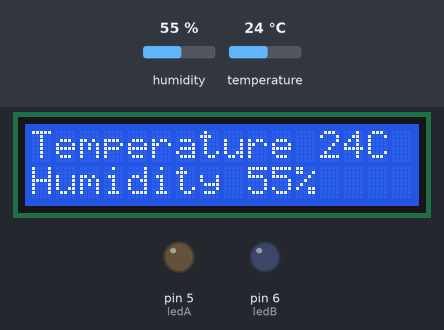
A sketch run on a simulated Arduino Uno, built with avr-gcc and run on an emulated ATmega328P. On the bench: 16×2 character LCD, output pins drawn as LEDs (lit = HIGH). The test bench sets the inputs (shaded band); at power-on: humidity 55 %, temperature 24 °C.

Above: at 5.3 s.
5.4 s: humidity set to 69 %
At 7.0 s:
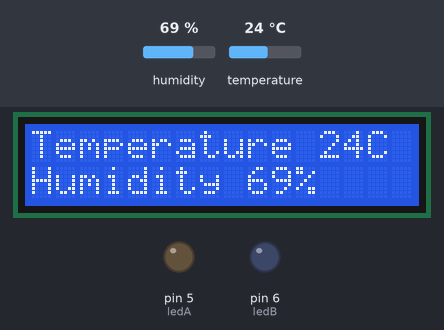
8.1 s: humidity set to 72 %
At 9.7 s:
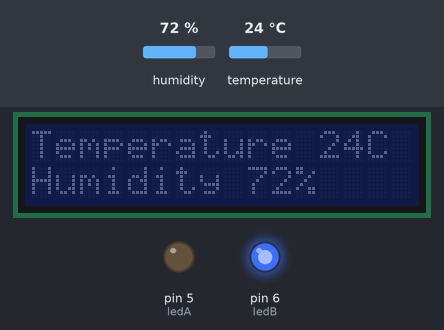
10.8 s: temperature set to 29 °C
At 12.8 s:
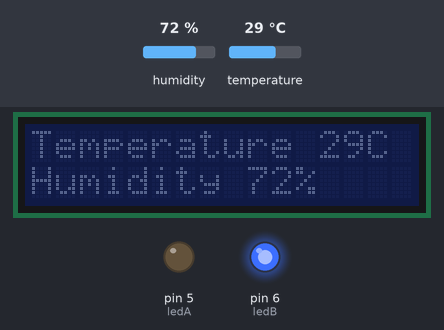
13.8 s: temperature set to 32 °C
At 16.5 s:
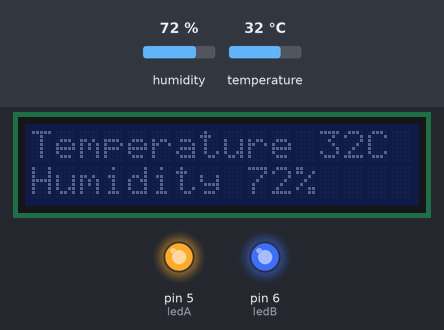
16.8 s: humidity set to 22 %
At 20.6 s:
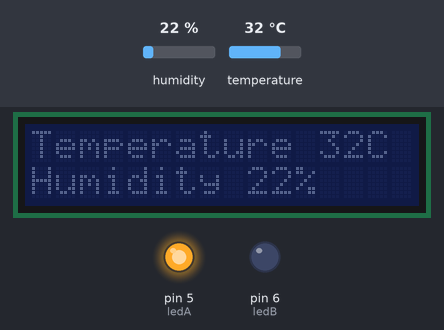
20.9 s: temperature set to 12 °C
At 24.5 s:
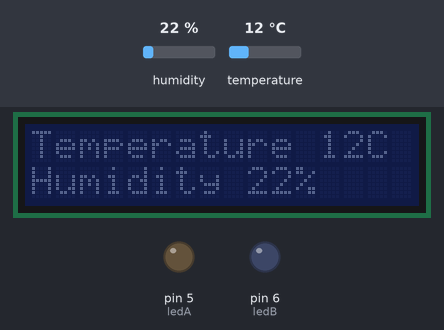
Timing chart, 0 to 26.0 s (numbered marks = the images above; inputs shaded):
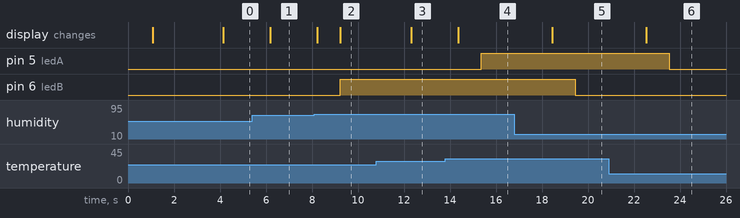

Measured:
- the behaviour switches between 70 and 71 % on humidity (found by bisection; images 1 and 2)
- the behaviour switches between 30 and 31 °C on temperature (found by bisection; images 3 and 4)
- after the input at 5.4 s, the display: changes after 0.78 s (image 1)
- after the input at 8.1 s, pin 6 (ledB): LOW → HIGH after 1.1 s; the display: first changes after 0.13 s (image 2 shows a later state)
- after the input at 10.8 s, the display: changes after 1.5 s (image 3)
- after the input at 13.8 s, pin 5 (ledA): LOW → HIGH after 1.6 s; the display: changes after 0.56 s (image 4)
- after the input at 16.8 s, pin 6 (ledB): HIGH → LOW after 2.6 s; the display: changes after 1.6 s (image 5)
- after the input at 20.9 s, pin 5 (ledA): HIGH → LOW after 2.6 s; the display: changes after 1.6 s (image 6)

The sketch:

AR05_AR10.ino
```cpp
#include "DHT.h" //DHT 라이브러리 추가
#include <Wire.h> // I2C 통신 라이브러리 설정함
#include <LiquidCrystal_I2C.h> // I2C LCD 라이브러리 설정함
#define DHTPIN 2 // DHT11이 연결된 핀을 설정
#define DHTTYPE DHT11 // 연결된 센서의 종류를 설정

int ledA = 5; //ledA를 5번핀에 설정함
int ledB = 6; //ledB를 6번핀에 설정함

LiquidCrystal_I2C lcd(0x27,16,2); //LCD I2C address 설정

DHT dht(DHTPIN, DHTTYPE); // DHT11이란 이름으로 센서 설정

void setup()
{
  dht.begin(); //DHT11 센서 시작

  pinMode(ledA, OUTPUT);
  pinMode(ledB, OUTPUT);

  lcd.init(); //LCD설정
  lcd.backlight(); //LCD모두지움


  lcd.setCursor(0,0);
  lcd.print("welcome");
  delay(1000);
  lcd.setCursor(0,1);
  lcd.print("DHT sensor");
  delay(3000);
  //welcome,DHT sensor 표시함

  lcd.clear();
  lcd.setCursor(0,0);
  lcd.print("Temperature ");
  lcd.setCursor(14,0);
  lcd.print("C");
  lcd.setCursor(0,1);
  lcd.print("Humidity ");
  lcd.setCursor(11,1);
  lcd.print("%");
  //온도,습도 표시함
}

void loop()
{
  unsigned char t = dht.readTemperature();
  unsigned char h = dht.readHumidity();
// 온도,습도를 읽음

  lcd.setCursor(12,0);
  lcd.print(" ");

  lcd.setCursor(12,0);
  lcd.print(t);

  lcd.setCursor(9,1);
  lcd.print(" ");

  lcd.setCursor(9,1);
  lcd.print(h);
//온도,습도 출력

  delay(1000);

  if (t > 30){
    digitalWrite(ledA, HIGH);
    lcd.noBacklight();
  }
  else{
    digitalWrite(ledA, LOW);
  }
// 만약 온도가 30이 넘어가면 ledA가 켜지고 아니라면은 ledA는 꺼진다.

  if (h > 70){
    digitalWrite(ledB, HIGH);
    lcd.noBacklight();
  }
  else{
    digitalWrite(ledB, LOW);
  }
 // 만약 섭씨가 70이 넘어가면 ledB가 켜지고 아니라면은 ledB는 꺼진다.
}
```
